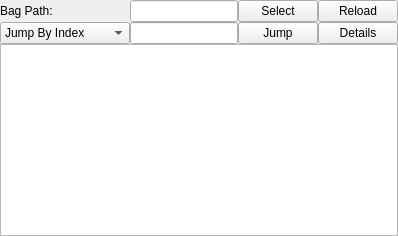
          <widget class="QWidget" name="page_database">
           <layout class="QVBoxLayout" name="verticalLayout_16">
            <property name="spacing">
             <number>0</number>
            </property>
            <property name="leftMargin">
             <number>0</number>
            </property>
            <property name="topMargin">
             <number>0</number>
            </property>
            <property name="rightMargin">
             <number>0</number>
            </property>
            <property name="bottomMargin">
             <number>0</number>
            </property>
            <item>
             <layout class="QVBoxLayout" name="verticalLayout_15">
              <item>
               <layout class="QHBoxLayout" name="horizontalLayout_9">
                <item>
                 <layout class="QVBoxLayout" name="verticalLayout_12">
                  <item>
                   <widget class="QLabel" name="label_datapath">
                    <property name="text">
                     <string>Bag Path: </string>
                    </property>
                   </widget>
                  </item>
                  <item>
                   <widget class="QComboBox" name="comboBox_jump">
                    <property name="minimumSize">
                     <size>
                      <width>130</width>
                      <height>0</height>
                     </size>
                    </property>
                    <item>
                     <property name="text">
                      <string>Jump By Index</string>
                     </property>
                    </item>
                    <item>
                     <property name="text">
                      <string>Jump By Seconds</string>
                     </property>
                    </item>
                   </widget>
                  </item>
                 </layout>
                </item>
                <item>
                 <layout class="QVBoxLayout" name="verticalLayout_13">
                  <item>
                   <widget class="QLineEdit" name="lineEdit_datapath">
                    <property name="readOnly">
                     <bool>true</bool>
                    </property>
                   </widget>
                  </item>
                  <item>
                   <widget class="QLineEdit" name="lineEdit_jump"/>
                  </item>
                 </layout>
                </item>
                <item>
                 <layout class="QVBoxLayout" name="verticalLayout_14">
                  <item>
                   <layout class="QHBoxLayout" name="horizontalLayout_11">
                    <item>
                     <widget class="QPushButton" name="pushButton_dataselect">
                      <property name="text">
                       <string>Select</string>
                      </property>
                      <property name="icon">
                       <iconset resource="resource.qrc">
                        <normaloff>:/resource/select.png</normaloff>:/resource/select.png</iconset>
                      </property>
                     </widget>
                    </item>
                    <item>
                     <widget class="QPushButton" name="pushButton_datareload">
                      <property name="text">
                       <string>Reload</string>
                      </property>
                      <property name="icon">
                       <iconset resource="resource.qrc">
                        <normaloff>:/resource/reload.png</normaloff>:/resource/reload.png</iconset>
                      </property>
                     </widget>
                    </item>
                   </layout>
                  </item>
                  <item>
                   <layout class="QHBoxLayout" name="horizontalLayout_7">
                    <item>
                     <widget class="QPushButton" name="pushButton_jump">
                      <property name="text">
                       <string>Jump</string>
                      </property>
                      <property name="icon">
                       <iconset resource="resource.qrc">
                        <normaloff>:/resource/go.png</normaloff>:/resource/go.png</iconset>
                      </property>
                     </widget>
                    </item>
                    <item>
                     <widget class="QPushButton" name="pushButton_datadetails">
                      <property name="text">
                       <string>Details</string>
                      </property>
                      <property name="icon">
                       <iconset resource="resource.qrc">
                        <normaloff>:/resource/about.png</normaloff>:/resource/about.png</iconset>
                      </property>
                     </widget>
                    </item>
                   </layout>
                  </item>
                 </layout>
                </item>
               </layout>
              </item>
              <item>
               <widget class="QTableView" name="tableView_data"/>
              </item>
             </layout>
            </item>
           </layout>
          </widget>
